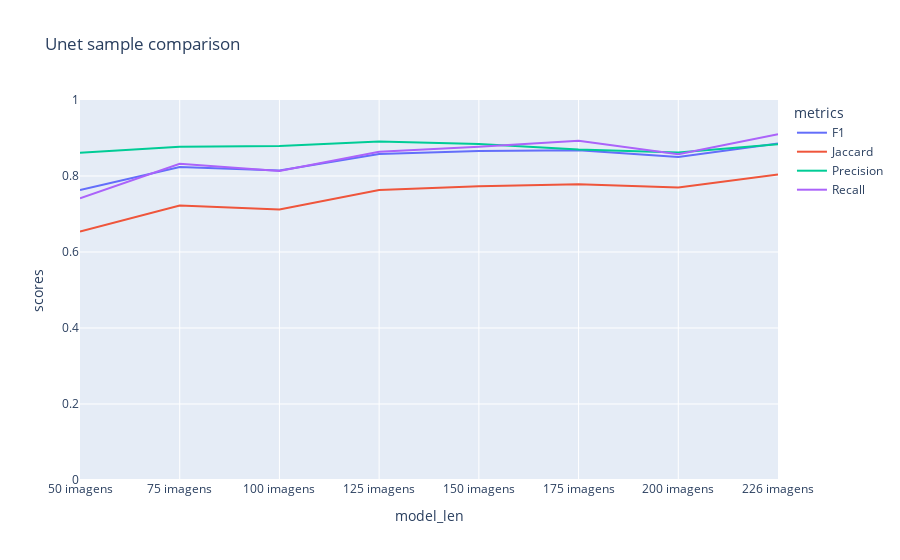
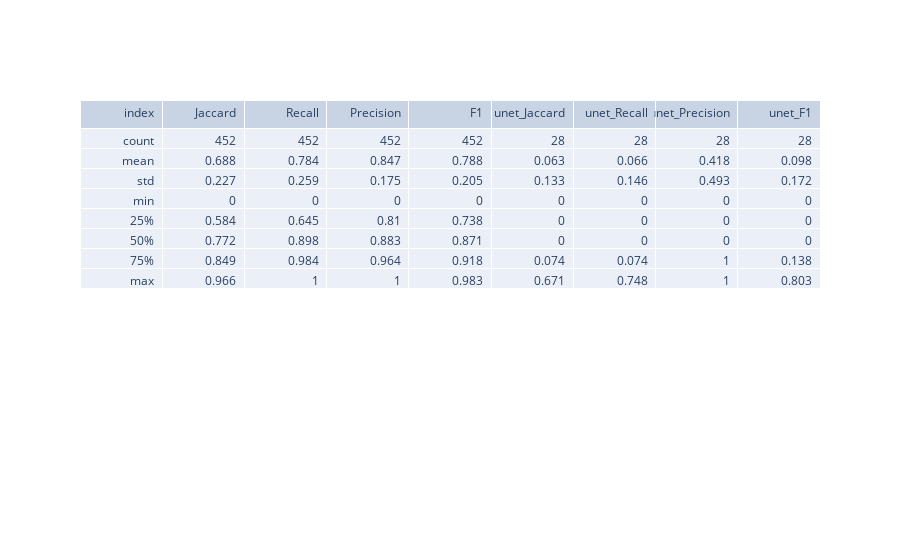

These figures' notebook cell, in order:
### Code cell
# gráfico em linhas
fig_new_df = px.line(mean_data_all.loc[mean_data_all['model_len']!='226 somente optico' ]   ,x='model_len', y='scores',color='metrics', title='Unet sample comparison ')
fig_new_df.update_layout(barmode='group',yaxis_range = [0,1])
#fig_new_df.write_image(f'reports{os.sep}images{os.sep}Unet_GeneralLines_by_Train_Set.png')
fig_new_df.show()

figure_dataframe = go.Figure(data=[go.Table(header=dict(values=['index', 'Jaccard',	'Recall',	'Precision',	'F1',	'unet_Jaccard',	'unet_Recall',	'unet_Precision',	'unet_F1'], align='right'),
                 cells=dict(values=[final_df_compare_describe[col] if col == 'index' else final_df_compare_describe[col].round(3)  for col in final_df_compare_describe.columns ], align='right' ))
                     ] )

figure_dataframe.show()


fig_new_df.write_image(f'reports{os.sep}images{os.sep}Unet_GeneralLines_by_Train_Set_graf.png')
figure_dataframe.write_image(f'reports{os.sep}images{os.sep}Unet_GeneralLines_by_Train_Set_table.png')

### Figure 1 — Plotly figure (JSON) as saved in the notebook; plotly's stock layout.template omitted (floating-point values rounded to 4 significant figures)
{"data": [{"hovertemplate": "metrics=F1<br>model_len=%{x}<br>scores=%{y}<extra></extra>", "legendgroup": "F1", "line": {"color": "#636efa", "dash": "solid"}, "marker": {"symbol": "circle"}, "mode": "lines", "name": "F1", "orientation": "v", "showlegend": true, "type": "scatter", "x": ["50 imagens", "75 imagens", "100 imagens", "125 imagens", "150 imagens", "175 imagens", "200 imagens", "226 imagens"], "xaxis": "x", "y": [0.763, 0.8239, 0.8142, 0.8582, 0.8658, 0.8674, 0.8498, 0.8855], "yaxis": "y"}, {"hovertemplate": "metrics=Jaccard<br>model_len=%{x}<br>scores=%{y}<extra></extra>", "legendgroup": "Jaccard", "line": {"color": "#EF553B", "dash": "solid"}, "marker": {"symbol": "circle"}, "mode": "lines", "name": "Jaccard", "orientation": "v", "showlegend": true, "type": "scatter", "x": ["50 imagens", "75 imagens", "100 imagens", "125 imagens", "150 imagens", "175 imagens", "200 imagens", "226 imagens"], "xaxis": "x", "y": [0.6541, 0.7223, 0.7118, 0.7631, 0.7732, 0.778, 0.7697, 0.8037], "yaxis": "y"}, {"hovertemplate": "metrics=Precision<br>model_len=%{x}<br>scores=%{y}<extra></extra>", "legendgroup": "Precision", "line": {"color": "#00cc96", "dash": "solid"}, "marker": {"symbol": "circle"}, "mode": "lines", "name": "Precision", "orientation": "v", "showlegend": true, "type": "scatter", "x": ["50 imagens", "75 imagens", "100 imagens", "125 imagens", "150 imagens", "175 imagens", "200 imagens", "226 imagens"], "xaxis": "x", "y": [0.8612, 0.8772, 0.8791, 0.8906, 0.8839, 0.8696, 0.8621, 0.8835], "yaxis": "y"}, {"hovertemplate": "metrics=Recall<br>model_len=%{x}<br>scores=%{y}<extra></extra>", "legendgroup": "Recall", "line": {"color": "#ab63fa", "dash": "solid"}, "marker": {"symbol": "circle"}, "mode": "lines", "name": "Recall", "orientation": "v", "showlegend": true, "type": "scatter", "x": ["50 imagens", "75 imagens", "100 imagens", "125 imagens", "150 imagens", "175 imagens", "200 imagens", "226 imagens"], "xaxis": "x", "y": [0.7412, 0.8323, 0.8129, 0.8636, 0.8767, 0.8925, 0.8573, 0.9096], "yaxis": "y"}], "layout": {"barmode": "group", "legend": {"title": {"text": "metrics"}, "tracegroupgap": 0}, "title": {"text": "Unet sample comparison "}, "xaxis": {"anchor": "y", "domain": [0, 1], "title": {"text": "model_len"}}, "yaxis": {"anchor": "x", "domain": [0, 1], "range": [0, 1], "title": {"text": "scores"}}}}

### Figure 2 — Plotly figure (JSON) as saved in the notebook; plotly's stock layout.template omitted (floating-point values rounded to 4 significant figures)
{"data": [{"cells": {"align": "right", "values": [["count", "mean", "std", "min", "25%", "50%", "75%", "max"], [452, 0.688, 0.227, 0, 0.584, 0.772, 0.849, 0.966], [452, 0.784, 0.259, 0, 0.645, 0.898, 0.984, 1], [452, 0.847, 0.175, 0, 0.81, 0.883, 0.964, 1], [452, 0.788, 0.205, 0, 0.738, 0.871, 0.918, 0.983], [28, 0.063, 0.133, 0, 0, 0, 0.074, 0.671], [28, 0.066, 0.146, 0, 0, 0, 0.074, 0.748], [28, 0.418, 0.493, 0, 0, 0, 1, 1], [28, 0.098, 0.172, 0, 0, 0, 0.138, 0.803]]}, "header": {"align": "right", "values": ["index", "Jaccard", "Recall", "Precision", "F1", "unet_Jaccard", "unet_Recall", "unet_Precision", "unet_F1"]}, "type": "table"}], "layout": {}}
